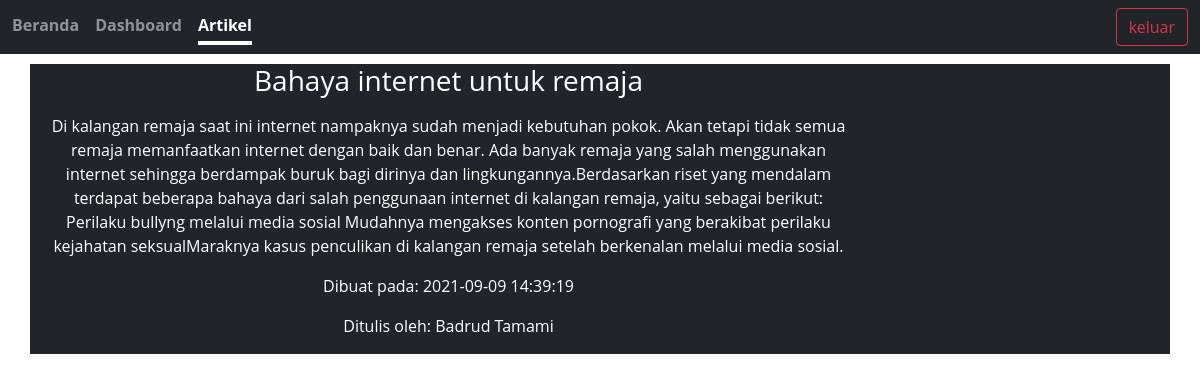
The app's page /artikel.php?id=5 with its own data.
### tables this page shows
CREATE TABLE `artikel` (
  `id` int(11) NOT NULL AUTO_INCREMENT,
  `judul_artikel` varchar(225) NOT NULL,
  `isi_artikel` text NOT NULL,
  `penulis_artikel` varchar(225) NOT NULL,
  `tgl_artikel` datetime NOT NULL DEFAULT current_timestamp(),
  PRIMARY KEY (`id`)
);

### library.php (called while the page is built, shortened)
<?php
class Library
{
    protected $username = "root",
        $password = "root",
        $servername = "localhost",
        $database = "blog";
    public function __construct()
    {
        try {
            $this->db = new PDO("mysql:host=$this->servername;dbname=$this->database", $this->username, $this->password);
        } catch (PDOException $e) {
            echo $e->getMessage();
            return false;
        }
    }
    public function getById($id)
    {
        $query = $this->db->prepare("SELECT * FROM artikel WHERE id = :id");
        $query->bindParam(":id", $id);
        $query->execute();
        return $query->fetch();
    }
}

### artikel.php (the view, shortened to what this page needs)
<?php
require('library.php');
$lib = new Library();
if (isset($_GET['id'])) {
    $id = $_GET['id'];
    $artikel = $lib->getById($id);
} else {
    header('Location: beranda.php');
}
?>
<!DOCTYPE html>
<html lang="en">
<head>
    <link rel="stylesheet" href="assets/styles/bootstrap.min.css">
    <link rel="stylesheet" href="assets/styles/style.css">
</head>
<header class="mb-5">
    <nav class="navbar navbar-expand-md navbar-dark fixed-top bg-dark ">
        <div class="container-fluid">
            <div class="collapse navbar-collapse" id="navbarCollapse">
                <div class="nav nav-masthead justify-content-center me-auto mb-2 mb-md-0">
                    <a class="nav-link" href="beranda.php">Beranda</a>
                    <a class="nav-link" href="dashboard.php">Dashboard</a>
                    <a class="nav-link active" aria-current="page" href="#">Artikel</a>
                </div>
                <div class="float-md-end">
                    <a href="logout.php"><button class="btn btn-outline-danger" type="button">keluar</button></a>
                </div>
            </div>
        </div>
    </nav>
</header>
<main class="card-body">
    <div class="container bg-dark text-white text-center">
        <div class="row col-md-9">
            <h3 class="mb-3"><?= $artikel['judul_artikel'] ?></h3>
            <div class="media-body">
                <p><?= $artikel['isi_artikel']; ?></p>
            </div>
            <p>Dibuat pada: <?= $artikel['tgl_artikel'] ?></p>
            <p>Ditulis oleh: <?= $artikel['penulis_artikel'] ?></p>
        </div>
    </div>
</main>
<body>
</body>
</html>

### assets/styles/style.css (style rules this page uses)
* { margin: 0; padding: 0; outline: 0; font-family: 'Open Sans', sans-serif; }
.nav-masthead .nav-link { padding: .25rem 0; font-weight: 700; color: rgba(255, 255, 255, .5); background-color: transparent; border-bottom: .25rem solid transparent; }
.nav-masthead .nav-link+.nav-link { margin-left: 1rem; }
.nav-masthead .active { color: #fff; border-bottom-color: #fff; }

### records on screen
artikel: judul_artikel "Bahaya internet untuk remaja", isi_artikel "Di kalangan remaja saat ini internet nampaknya sudah menjadi kebutuhan pokok. Akan tetapi tidak semua remaja memanfaatkan internet dengan baik dan benar. Ada banyak remaja yang salah menggunakan internet sehingga berdampak buruk bagi dirinya dan lingkungannya.Berdasarkan riset yang mendalam terdapat beberapa bahaya dari salah penggunaan internet di kalangan remaja, yaitu sebagai berikut: Perilaku bullyng melalui media sosial Mudahnya mengakses konten pornografi yang berakibat perilaku kejahatan seksualMaraknya kasus penculikan di kalangan remaja setelah berkenalan melalui media sosial.", tgl_artikel "2021-09-09 14:39:19", penulis_artikel "Badrud Tamami"
